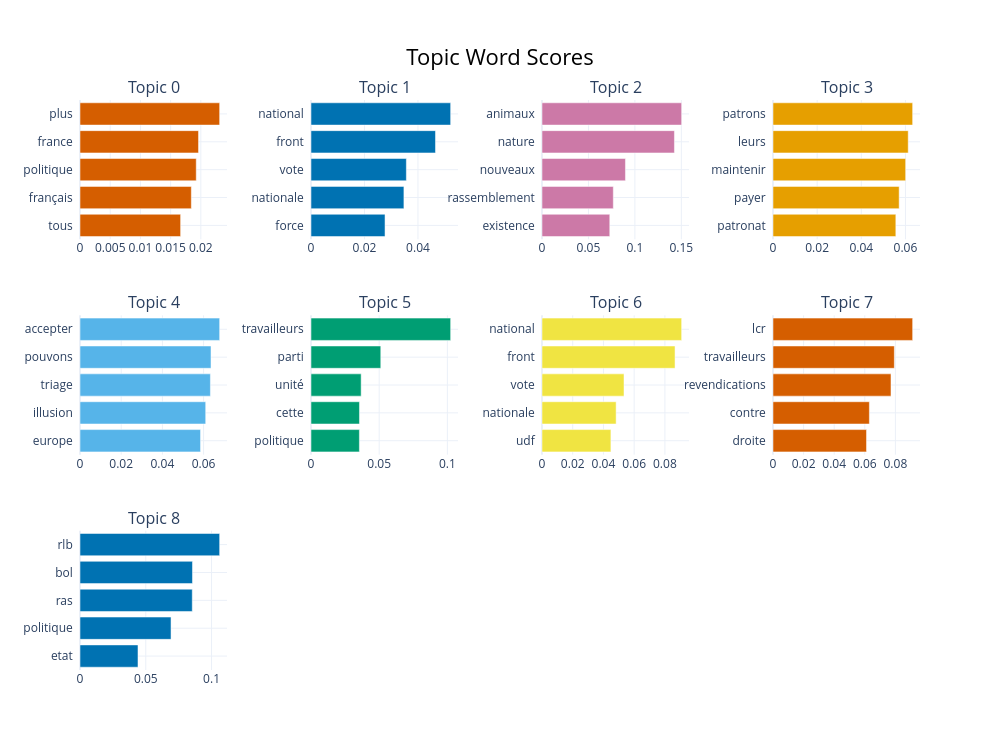

Source (notebook cell):
### Code cell
topic_model.visualize_barchart(top_n_topics=10)

### Figure 1 — Plotly figure (JSON) as saved in the notebook; plotly's stock layout.template omitted (floating-point values rounded to 4 significant figures)
{"data": [{"marker": {"color": "#D55E00"}, "orientation": "h", "type": "bar", "x": [0.01665, 0.01843, 0.01924, 0.01962, 0.02311], "xaxis": "x", "y": ["tous  ", "français  ", "politique  ", "france  ", "plus  "], "yaxis": "y"}, {"marker": {"color": "#0072B2"}, "orientation": "h", "type": "bar", "x": [0.02768, 0.03474, 0.03566, 0.04655, 0.05222], "xaxis": "x2", "y": ["force  ", "nationale  ", "vote  ", "front  ", "national  "], "yaxis": "y2"}, {"marker": {"color": "#CC79A7"}, "orientation": "h", "type": "bar", "x": [0.07297, 0.07677, 0.08984, 0.1426, 0.1503], "xaxis": "x3", "y": ["existence  ", "rassemblement  ", "nouveaux  ", "nature  ", "animaux  "], "yaxis": "y3"}, {"marker": {"color": "#E69F00"}, "orientation": "h", "type": "bar", "x": [0.05565, 0.05715, 0.06009, 0.06126, 0.06326], "xaxis": "x4", "y": ["patronat  ", "payer  ", "maintenir  ", "leurs  ", "patrons  "], "yaxis": "y4"}, {"marker": {"color": "#56B4E9"}, "orientation": "h", "type": "bar", "x": [0.05853, 0.06104, 0.06332, 0.06361, 0.06781], "xaxis": "x5", "y": ["europe  ", "illusion  ", "triage  ", "pouvons  ", "accepter  "], "yaxis": "y5"}, {"marker": {"color": "#009E73"}, "orientation": "h", "type": "bar", "x": [0.03549, 0.03554, 0.03677, 0.05116, 0.1024], "xaxis": "x6", "y": ["politique  ", "cette  ", "unité  ", "parti  ", "travailleurs  "], "yaxis": "y6"}, {"marker": {"color": "#F0E442"}, "orientation": "h", "type": "bar", "x": [0.04485, 0.04826, 0.05338, 0.0866, 0.09091], "xaxis": "x7", "y": ["udf  ", "nationale  ", "vote  ", "front  ", "national  "], "yaxis": "y7"}, {"marker": {"color": "#D55E00"}, "orientation": "h", "type": "bar", "x": [0.06113, 0.063, 0.07713, 0.07932, 0.09129], "xaxis": "x8", "y": ["droite  ", "contre  ", "revendications  ", "travailleurs  ", "lcr  "], "yaxis": "y8"}, {"marker": {"color": "#0072B2"}, "orientation": "h", "type": "bar", "x": [0.04408, 0.06919, 0.08534, 0.08549, 0.1061], "xaxis": "x9", "y": ["etat  ", "politique  ", "ras  ", "bol  ", "rlb  "], "yaxis": "y9"}], "layout": {"annotations": [{"font": {"size": 16}, "showarrow": false, "text": "Topic 0", "x": 0.0875, "xanchor": "center", "xref": "paper", "y": 1, "yanchor": "bottom", "yref": "paper"}, {"font": {"size": 16}, "showarrow": false, "text": "Topic 1", "x": 0.3625, "xanchor": "center", "xref": "paper", "y": 1, "yanchor": "bottom", "yref": "paper"}, {"font": {"size": 16}, "showarrow": false, "text": "Topic 2", "x": 0.6375, "xanchor": "center", "xref": "paper", "y": 1, "yanchor": "bottom", "yref": "paper"}, {"font": {"size": 16}, "showarrow": false, "text": "Topic 3", "x": 0.9125, "xanchor": "center", "xref": "paper", "y": 1, "yanchor": "bottom", "yref": "paper"}, {"font": {"size": 16}, "showarrow": false, "text": "Topic 4", "x": 0.0875, "xanchor": "center", "xref": "paper", "y": 0.6222, "yanchor": "bottom", "yref": "paper"}, {"font": {"size": 16}, "showarrow": false, "text": "Topic 5", "x": 0.3625, "xanchor": "center", "xref": "paper", "y": 0.6222, "yanchor": "bottom", "yref": "paper"}, {"font": {"size": 16}, "showarrow": false, "text": "Topic 6", "x": 0.6375, "xanchor": "center", "xref": "paper", "y": 0.6222, "yanchor": "bottom", "yref": "paper"}, {"font": {"size": 16}, "showarrow": false, "text": "Topic 7", "x": 0.9125, "xanchor": "center", "xref": "paper", "y": 0.6222, "yanchor": "bottom", "yref": "paper"}, {"font": {"size": 16}, "showarrow": false, "text": "Topic 8", "x": 0.0875, "xanchor": "center", "xref": "paper", "y": 0.2444, "yanchor": "bottom", "yref": "paper"}], "height": 750, "hoverlabel": {"bgcolor": "white", "font": {"family": "Rockwell", "size": 16}}, "showlegend": false, "title": {"font": {"color": "Black", "size": 22}, "text": "Topic Word Scores", "x": 0.5, "xanchor": "center", "yanchor": "top"}, "width": 1000, "xaxis": {"anchor": "y", "domain": [0, 0.175], "showgrid": true}, "xaxis10": {"anchor": "y10", "domain": [0.275, 0.45], "showgrid": true}, "xaxis11": {"anchor": "y11", "domain": [0.55, 0.725], "showgrid": true}, "xaxis12": {"anchor": "y12", "domain": [0.825, 1], "showgrid": true}, "xaxis2": {"anchor": "y2", "domain": [0.275, 0.45], "showgrid": true}, "xaxis3": {"anchor": "y3", "domain": [0.55, 0.725], "showgrid": true}, "xaxis4": {"anchor": "y4", "domain": [0.825, 1], "showgrid": true}, "xaxis5": {"anchor": "y5", "domain": [0, 0.175], "showgrid": true}, "xaxis6": {"anchor": "y6", "domain": [0.275, 0.45], "showgrid": true}, "xaxis7": {"anchor": "y7", "domain": [0.55, 0.725], "showgrid": true}, "xaxis8": {"anchor": "y8", "domain": [0.825, 1], "showgrid": true}, "xaxis9": {"anchor": "y9", "domain": [0, 0.175], "showgrid": true}, "yaxis": {"anchor": "x", "domain": [0.7556, 1], "showgrid": true}, "yaxis10": {"anchor": "x10", "domain": [0, 0.2444], "showgrid": true}, "yaxis11": {"anchor": "x11", "domain": [0, 0.2444], "showgrid": true}, "yaxis12": {"anchor": "x12", "domain": [0, 0.2444], "showgrid": true}, "yaxis2": {"anchor": "x2", "domain": [0.7556, 1], "showgrid": true}, "yaxis3": {"anchor": "x3", "domain": [0.7556, 1], "showgrid": true}, "yaxis4": {"anchor": "x4", "domain": [0.7556, 1], "showgrid": true}, "yaxis5": {"anchor": "x5", "domain": [0.3778, 0.6222], "showgrid": true}, "yaxis6": {"anchor": "x6", "domain": [0.3778, 0.6222], "showgrid": true}, "yaxis7": {"anchor": "x7", "domain": [0.3778, 0.6222], "showgrid": true}, "yaxis8": {"anchor": "x8", "domain": [0.3778, 0.6222], "showgrid": true}, "yaxis9": {"anchor": "x9", "domain": [0, 0.2444], "showgrid": true}}}
